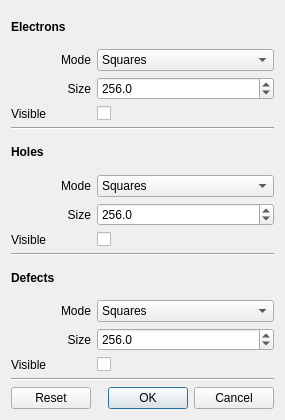
<?xml version="1.0" encoding="UTF-8"?>
<ui version="4.0">
 <class>PointDialog</class>
 <widget class="QDialog" name="PointDialog">
  <property name="geometry">
   <rect>
    <x>0</x>
    <y>0</y>
    <width>285</width>
    <height>420</height>
   </rect>
  </property>
  <property name="windowTitle">
   <string>Langmuir</string>
  </property>
  <layout class="QGridLayout" name="gridLayout">
   <item row="10" column="0" colspan="2">
    <widget class="Line" name="line2">
     <property name="orientation">
      <enum>Qt::Horizontal</enum>
     </property>
    </widget>
   </item>
   <item row="4" column="0" colspan="2">
    <widget class="Line" name="line1">
     <property name="orientation">
      <enum>Qt::Horizontal</enum>
     </property>
    </widget>
   </item>
   <item row="2" column="1">
    <widget class="QDoubleSpinBox" name="spinBoxElectrons">
     <property name="decimals">
      <number>1</number>
     </property>
     <property name="minimum">
      <double>1.000000000000000</double>
     </property>
     <property name="maximum">
      <double>2048.000000000000000</double>
     </property>
     <property name="singleStep">
      <double>16.000000000000000</double>
     </property>
     <property name="value">
      <double>256.000000000000000</double>
     </property>
    </widget>
   </item>
   <item row="1" column="1">
    <widget class="QComboBox" name="comboBoxElectrons">
     <property name="toolTip">
      <string>&lt;html&gt;&lt;head/&gt;&lt;body&gt;&lt;p&gt;Choose render mode for point cloud.&lt;/p&gt;&lt;/body&gt;&lt;/html&gt;</string>
     </property>
     <item>
      <property name="text">
       <string>Squares</string>
      </property>
     </item>
     <item>
      <property name="text">
       <string>Points</string>
      </property>
     </item>
    </widget>
   </item>
   <item row="7" column="0">
    <widget class="QLabel" name="labelSize2">
     <property name="text">
      <string>Size</string>
     </property>
     <property name="alignment">
      <set>Qt::AlignRight|Qt::AlignTrailing|Qt::AlignVCenter</set>
     </property>
    </widget>
   </item>
   <item row="14" column="0">
    <widget class="QLabel" name="labelSize3">
     <property name="text">
      <string>Size</string>
     </property>
     <property name="alignment">
      <set>Qt::AlignRight|Qt::AlignTrailing|Qt::AlignVCenter</set>
     </property>
    </widget>
   </item>
   <item row="6" column="1">
    <widget class="QComboBox" name="comboBoxHoles">
     <property name="toolTip">
      <string>&lt;html&gt;&lt;head/&gt;&lt;body&gt;&lt;p&gt;Choose render mode for point cloud.&lt;/p&gt;&lt;/body&gt;&lt;/html&gt;</string>
     </property>
     <item>
      <property name="text">
       <string>Squares</string>
      </property>
     </item>
     <item>
      <property name="text">
       <string>Points</string>
      </property>
     </item>
    </widget>
   </item>
   <item row="0" column="0">
    <widget class="QLabel" name="labelElectrons">
     <property name="text">
      <string>&lt;html&gt;&lt;head/&gt;&lt;body&gt;&lt;p&gt;&lt;span style=&quot; font-weight:600;&quot;&gt;Electrons&lt;/span&gt;&lt;/p&gt;&lt;/body&gt;&lt;/html&gt;</string>
     </property>
    </widget>
   </item>
   <item row="11" column="0">
    <widget class="QLabel" name="labelDefects">
     <property name="text">
      <string>&lt;html&gt;&lt;head/&gt;&lt;body&gt;&lt;p&gt;&lt;span style=&quot; font-weight:600;&quot;&gt;Defects&lt;/span&gt;&lt;/p&gt;&lt;/body&gt;&lt;/html&gt;</string>
     </property>
    </widget>
   </item>
   <item row="6" column="0">
    <widget class="QLabel" name="labelMode2">
     <property name="text">
      <string>Mode</string>
     </property>
     <property name="alignment">
      <set>Qt::AlignRight|Qt::AlignTrailing|Qt::AlignVCenter</set>
     </property>
    </widget>
   </item>
   <item row="13" column="0">
    <widget class="QLabel" name="labelMode3">
     <property name="text">
      <string>Mode</string>
     </property>
     <property name="alignment">
      <set>Qt::AlignRight|Qt::AlignTrailing|Qt::AlignVCenter</set>
     </property>
    </widget>
   </item>
   <item row="2" column="0">
    <widget class="QLabel" name="labelSize1">
     <property name="text">
      <string>Size</string>
     </property>
     <property name="alignment">
      <set>Qt::AlignRight|Qt::AlignTrailing|Qt::AlignVCenter</set>
     </property>
    </widget>
   </item>
   <item row="8" column="1">
    <widget class="QCheckBox" name="checkBoxHoles">
     <property name="text">
      <string/>
     </property>
    </widget>
   </item>
   <item row="5" column="0">
    <widget class="QLabel" name="labelHoles">
     <property name="text">
      <string>&lt;html&gt;&lt;head/&gt;&lt;body&gt;&lt;p&gt;&lt;span style=&quot; font-weight:600;&quot;&gt;Holes&lt;/span&gt;&lt;/p&gt;&lt;/body&gt;&lt;/html&gt;</string>
     </property>
    </widget>
   </item>
   <item row="3" column="1">
    <widget class="QCheckBox" name="checkBoxElectrons">
     <property name="text">
      <string/>
     </property>
    </widget>
   </item>
   <item row="17" column="0">
    <widget class="QPushButton" name="pushButtonReset">
     <property name="text">
      <string>Reset</string>
     </property>
    </widget>
   </item>
   <item row="7" column="1">
    <widget class="QDoubleSpinBox" name="spinBoxHoles">
     <property name="decimals">
      <number>1</number>
     </property>
     <property name="minimum">
      <double>1.000000000000000</double>
     </property>
     <property name="maximum">
      <double>2048.000000000000000</double>
     </property>
     <property name="singleStep">
      <double>16.000000000000000</double>
     </property>
     <property name="value">
      <double>256.000000000000000</double>
     </property>
    </widget>
   </item>
   <item row="13" column="1">
    <widget class="QComboBox" name="comboBoxDefects">
     <property name="toolTip">
      <string>&lt;html&gt;&lt;head/&gt;&lt;body&gt;&lt;p&gt;Choose render mode for point cloud.&lt;/p&gt;&lt;/body&gt;&lt;/html&gt;</string>
     </property>
     <item>
      <property name="text">
       <string>Squares</string>
      </property>
     </item>
     <item>
      <property name="text">
       <string>Points</string>
      </property>
     </item>
    </widget>
   </item>
   <item row="16" column="0" colspan="2">
    <widget class="Line" name="line3">
     <property name="orientation">
      <enum>Qt::Horizontal</enum>
     </property>
    </widget>
   </item>
   <item row="17" column="1">
    <widget class="QDialogButtonBox" name="buttonBox">
     <property name="orientation">
      <enum>Qt::Horizontal</enum>
     </property>
     <property name="standardButtons">
      <set>QDialogButtonBox::Cancel|QDialogButtonBox::Ok</set>
     </property>
    </widget>
   </item>
   <item row="14" column="1">
    <widget class="QDoubleSpinBox" name="spinBoxDefects">
     <property name="decimals">
      <number>1</number>
     </property>
     <property name="minimum">
      <double>1.000000000000000</double>
     </property>
     <property name="maximum">
      <double>2048.000000000000000</double>
     </property>
     <property name="singleStep">
      <double>16.000000000000000</double>
     </property>
     <property name="value">
      <double>256.000000000000000</double>
     </property>
    </widget>
   </item>
   <item row="1" column="0">
    <widget class="QLabel" name="labelMode1">
     <property name="text">
      <string>Mode</string>
     </property>
     <property name="alignment">
      <set>Qt::AlignRight|Qt::AlignTrailing|Qt::AlignVCenter</set>
     </property>
    </widget>
   </item>
   <item row="15" column="1">
    <widget class="QCheckBox" name="checkBoxDefects">
     <property name="text">
      <string/>
     </property>
    </widget>
   </item>
   <item row="3" column="0">
    <widget class="QLabel" name="labelVisible1">
     <property name="text">
      <string>Visible</string>
     </property>
    </widget>
   </item>
   <item row="8" column="0">
    <widget class="QLabel" name="labelVisible2">
     <property name="text">
      <string>Visible</string>
     </property>
    </widget>
   </item>
   <item row="15" column="0">
    <widget class="QLabel" name="labelVisible3">
     <property name="text">
      <string>Visible</string>
     </property>
    </widget>
   </item>
  </layout>
 </widget>
 <resources/>
 <connections>
  <connection>
   <sender>buttonBox</sender>
   <signal>accepted()</signal>
   <receiver>PointDialog</receiver>
   <slot>accept()</slot>
   <hints>
    <hint type="sourcelabel">
     <x>248</x>
     <y>254</y>
    </hint>
    <hint type="destinationlabel">
     <x>157</x>
     <y>274</y>
    </hint>
   </hints>
  </connection>
  <connection>
   <sender>buttonBox</sender>
   <signal>rejected()</signal>
   <receiver>PointDialog</receiver>
   <slot>reject()</slot>
   <hints>
    <hint type="sourcelabel">
     <x>316</x>
     <y>260</y>
    </hint>
    <hint type="destinationlabel">
     <x>286</x>
     <y>274</y>
    </hint>
   </hints>
  </connection>
 </connections>
</ui>
